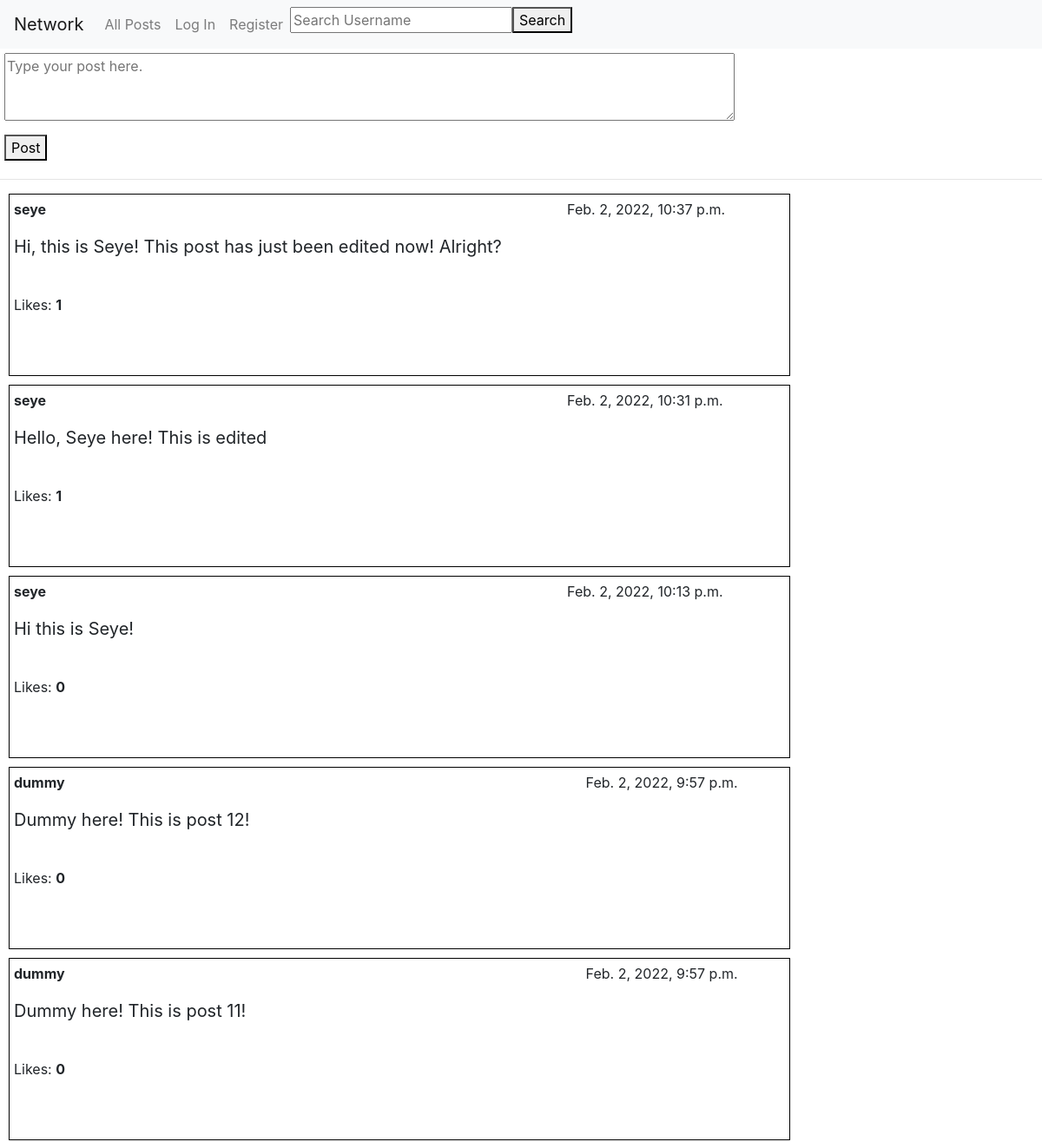
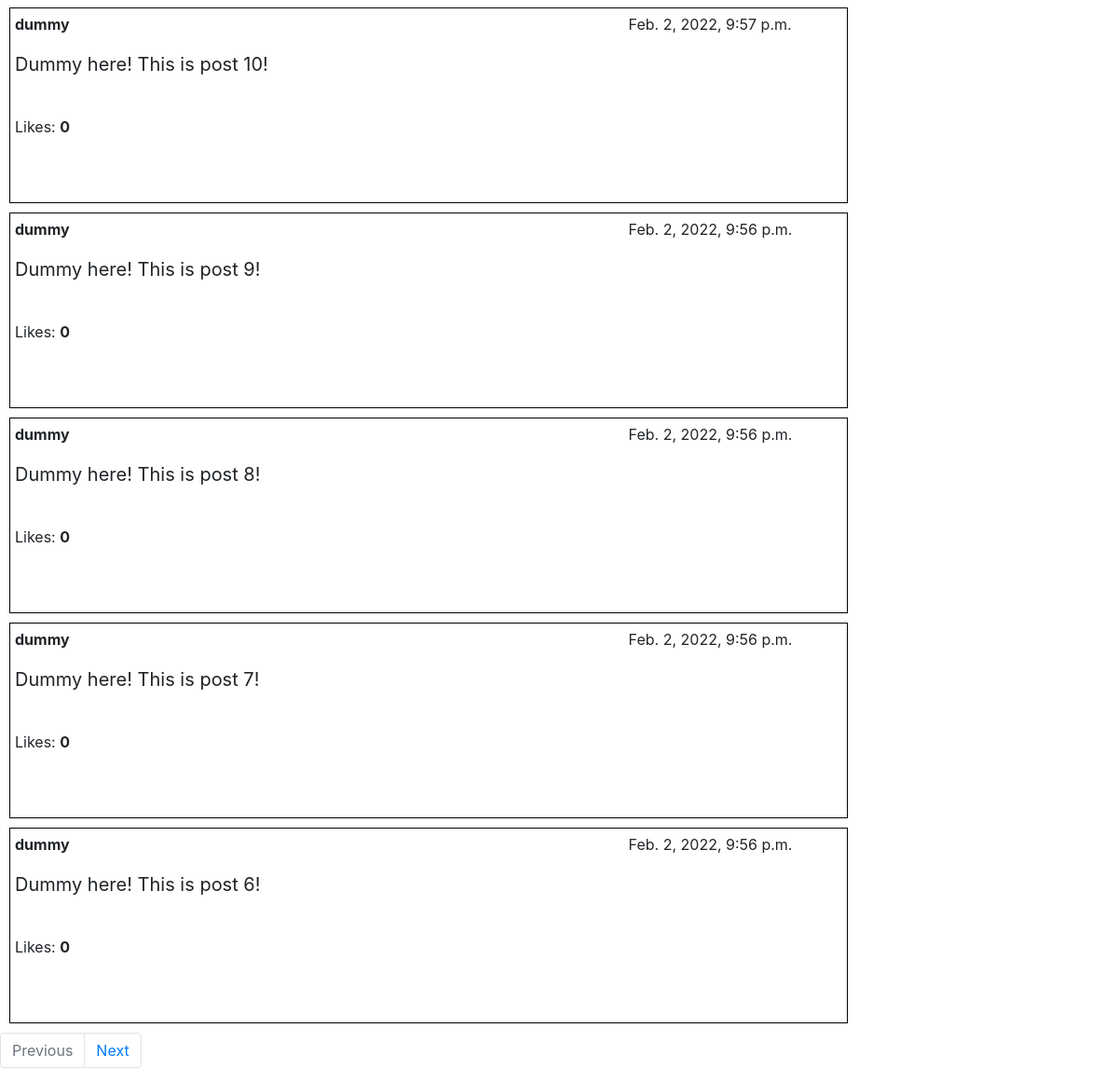
The page / on the database its author committed (2 pictures, top to bottom).
### network/models.py (models this page shows, shortened)
class Post(Model):
    username=CharField(max_length=200, null=True)
    content=TextField(null=True)
    date=DateTimeField(null=True, auto_now_add=True)
    like=IntegerField(default=0)

### network/views.py (the view, shortened to what this page needs)
# urls.py: path("", views.index, name="index"),
def index(request):
    if request.method=='POST':
        new_post=Post(username=request.user.username, content=request.POST['post_content'])
        new_post.save()
        return HttpResponseRedirect(reverse('network:index'))
    liked_data=Like.objects.all()
    post=Post.objects.filter().order_by('-date')
    paginator = Paginator(post, 10)
    page_num = request.GET.get('page')
    page_item = paginator.get_page(page_num)
    return render(request, "network/index.html", {
    'post':page_item,
    })

### network/templates/network/index.html (shortened to what this page needs)
{% extends "network/layout.html" %}
{% block body %}
<form class="" action="{%url 'network:index'%}" method="post">
  <div class="" style='margin:5px;'>
    <textarea name="post_content" rows="3" cols="80" placeholder="Type your post here."></textarea>
  </div>
  <button style='margin:5px;' type="submit" name="button">Post</button>
</form>
<hr>
{%for item in post%}
<div class="post" style='border: solid 1px black;margin: 10px; width:900px; padding:5px;'>
  <div class="" style="display:flex;">
    <strong>{{item.username}}</strong>
    <p style="margin-left:600px;">{{item.date}}</p>
  </div>
  <div id="content_area{{item.id}}">
    <p id='content{{item.id}}' style="font-size:20px;">{{item.content}}</p>
  </div>
  <br>
  <p>Likes: <strong id='like_count{{item.id}}'>{{item.like}}</strong></p>
  <br>
  <br>
</div>
{%endfor%}
<nav aria-label="Page navigation">
  <ul class="pagination">
    {% if post.has_previous %}
    <li class="page-item"><a class="page-link" href="?page={{post.previous_page_number}}">Previous</a></li>
    {%else%}
    <li class="page-item disabled"><a class="page-link" href="#" tabindex="-1" aria-disabled="True">Previous</a></li>
    {%endif%}
    {% if post.has_next %}
    <li class="page-item"><a class="page-link" href="?page={{post.next_page_number}}">Next</a></li>
    {% else %}
    <li class="page-item disabled"><a class="page-link" href="#" tabindex="-1" aria-disabled="True">Next</a></li>
    {%endif%}
  </ul>
</nav>
{% endblock %}

### rows shown on the page
Post: username "seye", date "Feb. 2, 2022, 10:37 p.m.", content "Hi, this is Seye! This post has just been edited now! Alright?", like "1"
Post: username "seye", date "Feb. 2, 2022, 10:31 p.m.", content "Hello, Seye here! This is edited", like "1"
Post: username "seye", date "Feb. 2, 2022, 10:13 p.m.", content "Hi this is Seye!", like "0"
Post: username "dummy", date "Feb. 2, 2022, 9:57 p.m.", content "Dummy here! This is post 12!", like "0"
Post: username "dummy", date "Feb. 2, 2022, 9:57 p.m.", content "Dummy here! This is post 11!", like "0"
Post: username "dummy", date "Feb. 2, 2022, 9:57 p.m.", content "Dummy here! This is post 10!", like "0"
Post: username "dummy", date "Feb. 2, 2022, 9:56 p.m.", content "Dummy here! This is post 9!", like "0"
Post: username "dummy", date "Feb. 2, 2022, 9:56 p.m.", content "Dummy here! This is post 8!", like "0"
Post: username "dummy", date "Feb. 2, 2022, 9:56 p.m.", content "Dummy here! This is post 7!", like "0"
Post: username "dummy", date "Feb. 2, 2022, 9:56 p.m.", content "Dummy here! This is post 6!", like "0"
